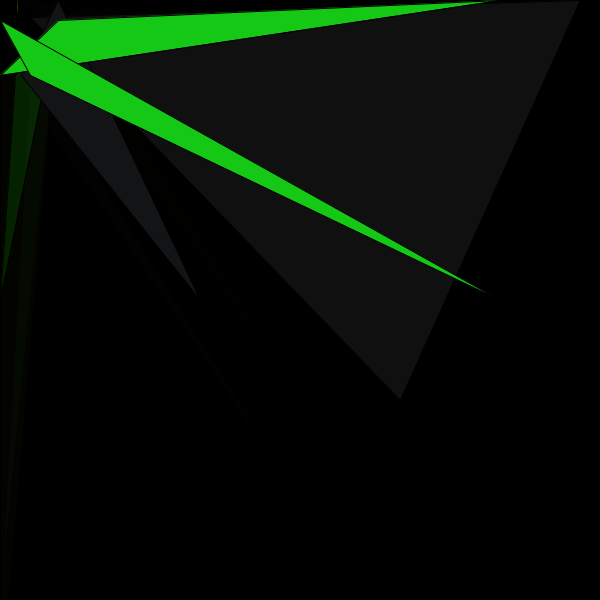
Frame 1 (no input)
Frame 60 (the mouse pressed at the canvas centre just before this capture): identical to frame 1, image omitted
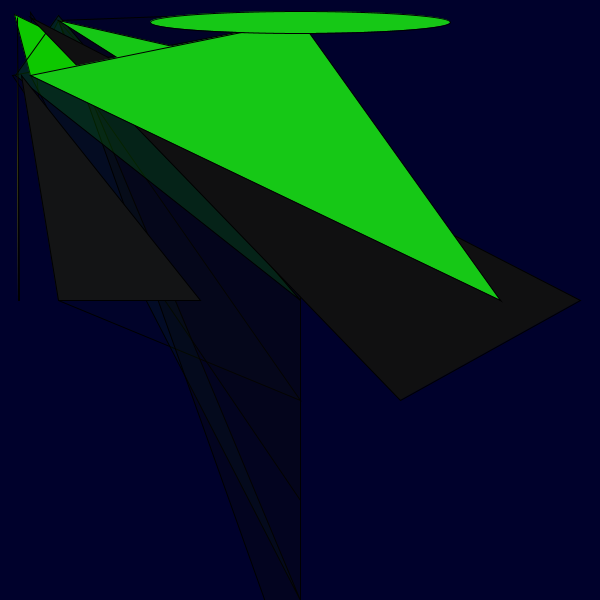
Frame 120 (the mouse held since frame 60 and released just before this capture)

The Processing sketch that drew these frames (run headless with seeded random() and noise(); from frame 60 on, the mouse is pressed at the canvas centre):

// Processing sketch: processing_52460
// ── processing_52460.pde

void setup(){
  size(600,600);
  background(55,0,22);
}


void draw(){
  
  
  for (int i = 0; i < 20; i = i++)
  {
    
    
    
    
    background(mouseX);
    fill(i,i,10,30);
    triangle(mouseX, mouseY, 58, 20, 300, i++);
    fill(i,39,0,i);
    triangle(30, i, 58, mouseX, 300, 400);
    fill(i,i,10,40);
    triangle(i, 75, mouseX, 20, 300, 500);
    fill(i,70,i,30);
    triangle(30,75,58,20,mouseY,600);
    fill(i,i++,0,70);
    triangle(mouseY,75,58,20,mouseY,700);
    fill(i++,200,0,mouseX);
    triangle(30,75,i,i++,400,200);
    fill(i,200,1,40);
    triangle(i,75,58,i++,mouseX,300);
    fill(i,i++,i);
    triangle(30,i,580,mouseY,400,400);
    fill(200,200,i);
    triangle(i,i++,i++,mouseY,i,mouseX);
    fill(i++,i++,i);
    triangle(i++,75,58,mouseX,200,300);
    fill(i,200,i);
    triangle(mouseX,75,58,20,500,mouseX);
    triangle(30,75,mouseY,20,500,300);
    ellipse(mouseX,i,mouseX,i);
  }
}
